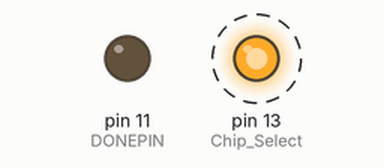
This sketch was run on a simulated Arduino Uno, built with avr-gcc and run on an emulated ATmega328P. Parts: output pins drawn as LEDs (lit = HIGH). Dashed ring = blinking.

Above: at 0.1 s.
At 39.1 s:
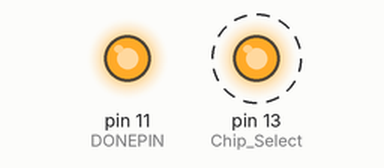
Timing chart, 0 to 40.0 s (numbered marks = the images above):
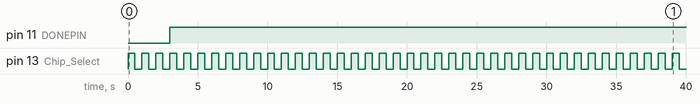

Measured:
- by itself, pin 11 (DONEPIN): LOW → HIGH at 3.0 s
- by itself, pin 13 (Chip_Select): alternates HIGH for 0.50 s and LOW for 0.50 s

The sketch:

timer.ino
```cpp
//Timer
#define DONEPIN 11

void setup() {
  // Configure the done pin
  pinMode(DONEPIN,OUTPUT);
  digitalWrite(DONEPIN,LOW);
}

void loop() {

  //Give 3 quick blinks just to see it's alive.
  pinMode(13, OUTPUT);  //Chip Select
  for (int blink=0; blink < 3; blink++) {
      digitalWrite(13, HIGH);
      delay(500);
      digitalWrite(13, LOW);
      delay(500);
  }
  //Shut it down
  digitalWrite(DONEPIN,HIGH);
}
```
